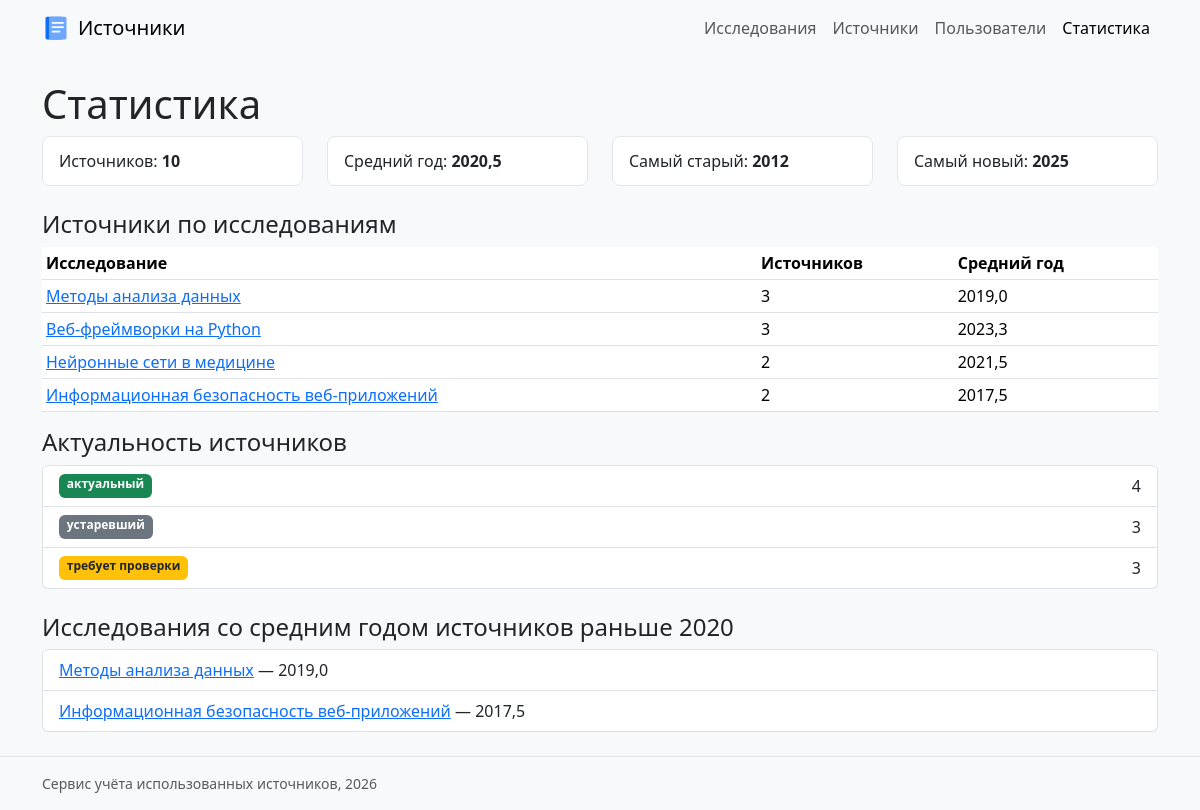
Page /statistics/ on the committed database.
### homepage/views.py (the view)
# urls.py: path("statistics/", views.statistics, name="statistics"),
def statistics(request):
    totals = fetch_one("""
        SELECT
            COUNT(*) AS sources_count,
            ROUND(AVG(year), 1) AS average_year,
            MIN(year) AS oldest_year,
            MAX(year) AS newest_year
        FROM sources
    """)
    by_research = fetch_all("""
        SELECT
            researches.id,
            researches.title,
            COUNT(sources.id) AS sources_count,
            ROUND(AVG(sources.year), 1) AS average_year
        FROM researches
        LEFT JOIN sources ON sources.research_id = researches.id
        GROUP BY researches.id
        ORDER BY sources_count DESC
    """)
    by_relevance = fetch_all(f"""
        SELECT {RELEVANCE} AS relevance, COUNT(*) AS sources_count
        FROM sources
        GROUP BY relevance
        ORDER BY sources_count DESC
    """)
    old_researches = fetch_all("""
        SELECT
            researches.id,
            researches.title,
            ROUND(AVG(sources.year), 1) AS average_year
        FROM researches
        JOIN sources ON sources.research_id = researches.id
        GROUP BY researches.id
        HAVING AVG(sources.year) < ?
    """, (2020,))
    context = {
        "totals": totals,
        "by_research": by_research,
        "by_relevance": by_relevance,
        "old_researches": old_researches,
    }
    return render(request, "homepage/statistics.html", context)

### db/database.py (called while the page is built)
def get_connection(path=DB_PATH):
    conn = sqlite3.connect(path)
    conn.execute("PRAGMA foreign_keys = ON")
    conn.create_function("py_lower", 1, lambda value: value.lower())
    return conn

def fetch_all(sql, params=(), path=DB_PATH):
    conn = get_connection(path)
    conn.row_factory = sqlite3.Row
    rows = conn.execute(sql, params).fetchall()
    conn.close()
    return rows

def fetch_one(sql, params=(), path=DB_PATH):
    rows = fetch_all(sql, params, path)
    return rows[0] if rows else None

### homepage/templates/homepage/statistics.html (shortened to what this page needs)
{% extends "base.html" %}
{% block content %}
    <h1>Статистика</h1>
    <div class="row mb-4">
        <div class="col-md-3"><div class="stat-card">Источников: <b>{{ totals.sources_count }}</b></div></div>
        <div class="col-md-3"><div class="stat-card">Средний год: <b>{{ totals.average_year|default:"—" }}</b></div></div>
        <div class="col-md-3"><div class="stat-card">Самый старый: <b>{{ totals.oldest_year|default:"—" }}</b></div></div>
        <div class="col-md-3"><div class="stat-card">Самый новый: <b>{{ totals.newest_year|default:"—" }}</b></div></div>
    </div>
    <h4>Источники по исследованиям</h4>
    <table class="table table-sm bg-white">
        <thead><tr><th>Исследование</th><th>Источников</th><th>Средний год</th></tr></thead>
        <tbody>
            {% for row in by_research %}
                <tr>
                    <td><a href="{% url 'researches:detail' row.id %}">{{ row.title }}</a></td>
                    <td>{{ row.sources_count }}</td>
                    <td>{{ row.average_year|default:"—" }}</td>
                </tr>
            {% endfor %}
        </tbody>
    </table>
    <h4>Актуальность источников</h4>
    <ul class="list-group mb-4">
        {% for row in by_relevance %}
            <li class="list-group-item d-flex justify-content-between">
                {% include "sources/includes/relevance_badge.html" with relevance=row.relevance %}
                <span>{{ row.sources_count }}</span>
            </li>
        {% empty %}
            <li class="list-group-item">Источников пока нет</li>
        {% endfor %}
    </ul>
    <h4>Исследования со средним годом источников раньше 2020</h4>
    <ul class="list-group">
        {% for row in old_researches %}
            <li class="list-group-item">
                <a href="{% url 'researches:detail' row.id %}">{{ row.title }}</a> — {{ row.average_year }}
            </li>
        {% empty %}
            <li class="list-group-item">Таких исследований нет</li>
        {% endfor %}
    </ul>
{% endblock %}

### homepage/static/homepage/css/style.css (style rules this page uses)
body { background-color: #f8f9fb; }
.stat-card { background: #fff; border: 1px solid #e3e6ea; border-radius: 8px; padding: 12px 16px; }

### rows in the picture
researches: title "Веб-фреймворки на Python", sources_count "3", average_year "2023,3"
researches: title "Нейронные сети в медицине", sources_count "2", average_year "2021,5"
researches: title "Информационная безопасность веб-приложений", sources_count "2", average_year "2017,5"

### other values in the picture
{{ totals.sources_count }} "10"
{{ totals.average_year|default:"—" }} "2020,5"
{{ totals.oldest_year|default:"—" }} "2012"
{{ totals.newest_year|default:"—" }} "2025"
{{ row.title }} "Методы анализа данных"
{{ row.sources_count }} "3"
{{ row.average_year|default:"—" }} "2019,0"
{{ relevance }} "актуальный"
{{ row.sources_count }} "4" "3" "3"
{{ relevance }} "устаревший"
{{ relevance }} "требует проверки"
{{ row.title }} "Методы анализа данных" "Информационная безопасность веб-приложений"
{{ row.average_year }} "2019,0" "2017,5"
